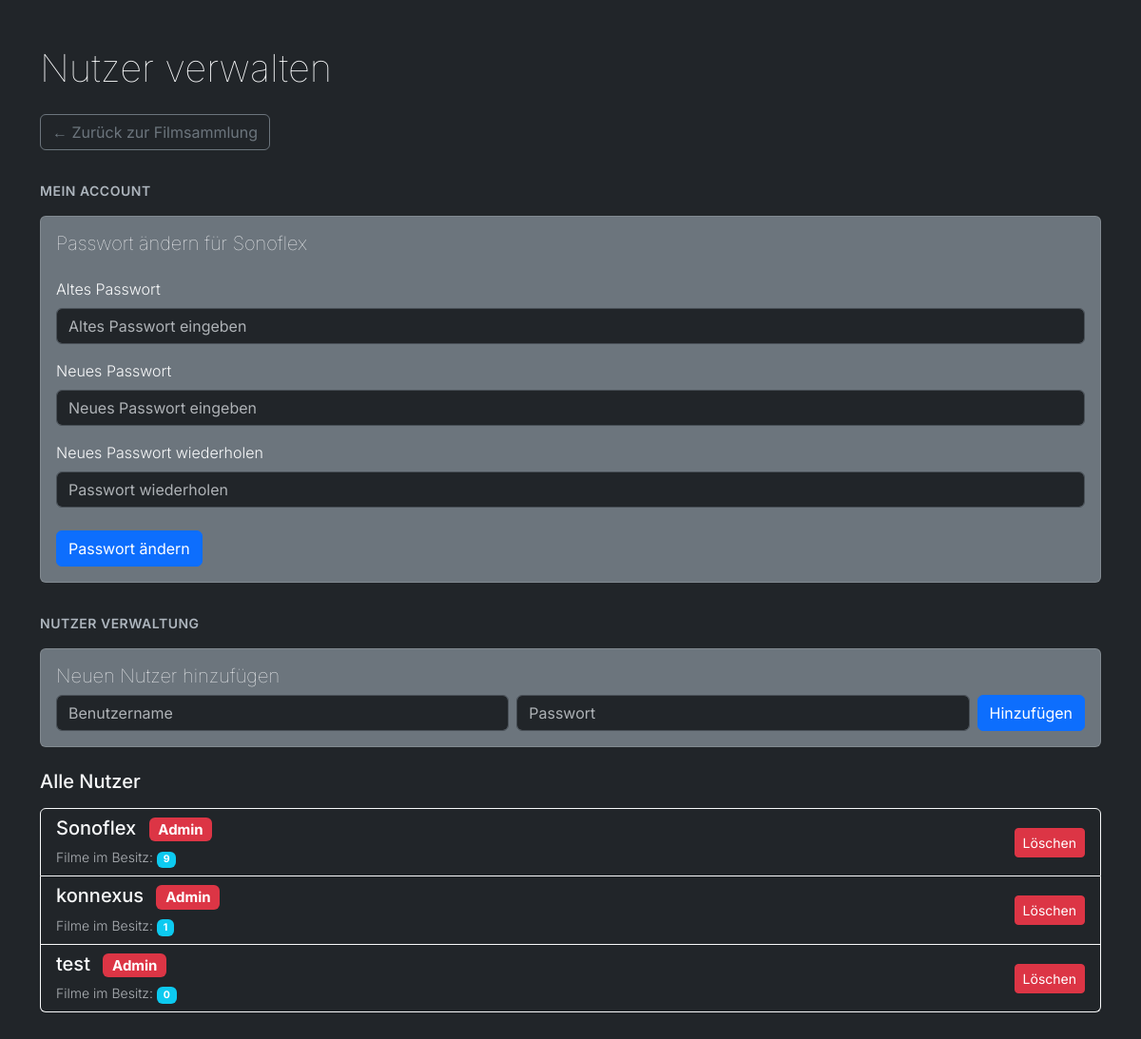
/benutzer (signed in), run on the app's committed database.
### app.py (models this page shows, shortened)
class Benutzer(db.Model):
    id = db.Column(db.Integer, primary_key=True)
    name = db.Column(db.String(100), unique=True, nullable=False)
    password_hash = db.Column(db.String(255), nullable=False)
    is_admin = db.Column(db.Boolean, default=False)

### app.py (the view)
@app.route("/benutzer")
@login_erforderlich
def benutzer_liste():
    benutzer = Benutzer.query.order_by(Benutzer.name).all()
    benutzer_mit_count = []
    for user in benutzer:
        filme_count = Film.query.filter_by(besitzer=user.name).count()
        benutzer_mit_count.append({
            'user': user,
            'filme_count': filme_count
        })
    return render_template("benutzer.html", benutzer_data=benutzer_mit_count)

### app.py (called while the page is built)
def login_erforderlich(f):
    @wraps(f)
    def decorated_function(*args, **kwargs):
        if "benutzer_id" not in session:
            flash("Du musst dich anmelden", "warning")
            return redirect(url_for("login"))
        return f(*args, **kwargs)
    return decorated_function

@app.context_processor
def inject_user():
    user_admin = False
    if session.get("benutzer_id"):
        user = Benutzer.query.filter_by(id=session.get("benutzer_id")).first()
        user_admin = user.is_admin if user else False
    return dict(session=session, user_admin=user_admin)

### templates/benutzer.html (shortened to what this page needs)
<!DOCTYPE html>
<html lang="de" data-bs-theme="dark">
<head>
    <link href="https://cdn.jsdelivr.net/npm/bootstrap@5.3.2/dist/css/bootstrap.min.css" rel="stylesheet">
</head>
<body class="bg-dark text-light">
    <div class="container py-5">
        <h1 class="mb-4">Nutzer verwalten</h1>
        <div class="mb-4">
            <a href="{{ url_for('index') }}" class="btn btn-outline-secondary">
                ← Zurück zur Filmsammlung
            </a>
        </div>
        {% if session.get('benutzer_name') %}
        <div class="section-title">Mein Account</div>
        <div class="card bg-secondary text-light mb-4">
            <div class="card-body">
                <h5 class="card-title mb-4">Passwort ändern für {{ session.get('benutzer_name') }}</h5>
                <form action="{{ url_for('change_password') }}" method="POST">
                    <div class="mb-3">
                        <label for="old_password" class="form-label">Altes Passwort</label>
                        <input type="password" class="form-control" id="old_password" name="old_password" placeholder="Altes Passwort eingeben" required>
                    </div>
                    <div class="mb-3">
                        <label for="new_password" class="form-label">Neues Passwort</label>
                        <input type="password" class="form-control" id="new_password" name="new_password" placeholder="Neues Passwort eingeben" required>
                    </div>
                    <div class="mb-4">
                        <label for="new_password_confirm" class="form-label">Neues Passwort wiederholen</label>
                        <input type="password" class="form-control" id="new_password_confirm" name="new_password_confirm" placeholder="Passwort wiederholen" required>
                    </div>
                    <button type="submit" class="btn btn-primary">Passwort ändern</button>
                </form>
            </div>
        </div>
        {% endif %}
        {% if session.get('benutzer_admin') %}
        <div class="section-title">Nutzer Verwaltung</div>
            <div class="card card-body bg-secondary text-light mb-4">
                <h5 class="card-title">Neuen Nutzer hinzufügen</h5>
                <form action="{{ url_for('add_benutzer') }}" method="POST">
                    <div class="row g-2">
                        <div class="col-md flex-grow-1">
                            <input type="text" class="form-control" name="name" placeholder="Benutzername" required>
                        </div>
                        <div class="col-md flex-grow-1">
                            <input type="password" class="form-control" name="password" placeholder="Passwort" required>
                        </div>
                        <div class="col-auto">
                            <button type="submit" class="btn btn-primary">Hinzufügen</button>
                        </div>
                    </div>
                </form>
            </div>
            <h5 class="mb-3">Alle Nutzer</h5>
            {% if benutzer_data %}
            <div class="list-group">
                {% for item in benutzer_data %}
                    <div class="list-group-item bg-dark text-light border-light d-flex justify-content-between align-items-center">
                        <div>
                            <h5 class="mb-1">
                                {{ item.user.name }}
                                {% if item.user.is_admin %}
                                    <span class="badge bg-danger ms-2">Admin</span>
                                {% endif %}
                            </h5>
                            <small class="text-muted">
                                Filme im Besitz:
                                <span class="badge bg-info">{{ item.filme_count }}</span>
                            </small>
                        </div>
                        {% if session.get('benutzer_admin') %}
                            <form action="{{ url_for('delete_benutzer', user_id=item.user.id) }}" method="POST" style="display: inline;">
                                <button type="submit"
                                        class="btn btn-danger btn-sm"
                                        onclick="return confirm('Benutzer &quot;{{ item.user.name }}&quot; wirklich löschen?')">
                                    Löschen
                                </button>
                            </form>
                        {% endif %}
                    </div>
                {% endfor %}
            </div>
        {% else %}
            <div class="alert alert-info">
                Noch keine Benutzer vorhanden.
            </div>
        {% endif %}
        </div>
        {% endif %}
</body>
</html>

### templates/benutzer.html (style rules this page uses)
body { font-family: 'Inter', sans-serif; font-weight: 300; }
h1, .card-title { font-weight: 100; }
.section-title { font-weight: 600; color: #adb5bd; font-size: 0.875rem; text-transform: uppercase; letter-spacing: 0.5px; margin-top: 2rem; margin-bottom: 1rem; }

### data on the page
Benutzer: get "Sonoflex", user.name "Sonoflex"
Benutzer: user.name "konnexus"
Benutzer: user.name "test"

### other printed values
{{ item.filme_count }} "9" "1" "0"
